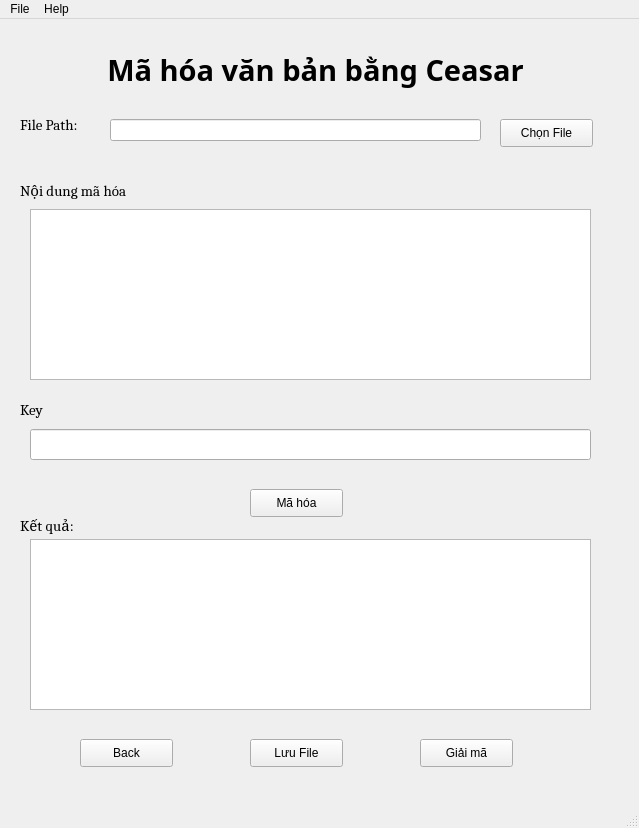
<?xml version="1.0" encoding="UTF-8"?>
<ui version="4.0">
 <class>MainWindow</class>
 <widget class="QMainWindow" name="MainWindow">
  <property name="geometry">
   <rect>
    <x>0</x>
    <y>0</y>
    <width>639</width>
    <height>828</height>
   </rect>
  </property>
  <property name="windowTitle">
   <string>MainWindow</string>
  </property>
  <widget class="QWidget" name="centralwidget">
   <widget class="QLabel" name="label">
    <property name="geometry">
     <rect>
      <x>60</x>
      <y>0</y>
      <width>511</width>
      <height>101</height>
     </rect>
    </property>
    <property name="font">
     <font>
      <family>Sitka Heading Semibold</family>
      <pointsize>22</pointsize>
      <weight>75</weight>
      <bold>true</bold>
     </font>
    </property>
    <property name="text">
     <string>Mã hóa văn bản bằng Ceasar</string>
    </property>
    <property name="alignment">
     <set>Qt::AlignCenter</set>
    </property>
   </widget>
   <widget class="QLabel" name="label_2">
    <property name="geometry">
     <rect>
      <x>20</x>
      <y>90</y>
      <width>81</width>
      <height>31</height>
     </rect>
    </property>
    <property name="font">
     <font>
      <family>Cambria</family>
      <pointsize>11</pointsize>
      <weight>50</weight>
      <bold>false</bold>
     </font>
    </property>
    <property name="text">
     <string>File Path:</string>
    </property>
   </widget>
   <widget class="QLineEdit" name="EdtPath">
    <property name="geometry">
     <rect>
      <x>110</x>
      <y>100</y>
      <width>371</width>
      <height>22</height>
     </rect>
    </property>
   </widget>
   <widget class="QPushButton" name="btnChonFile">
    <property name="geometry">
     <rect>
      <x>500</x>
      <y>100</y>
      <width>93</width>
      <height>28</height>
     </rect>
    </property>
    <property name="font">
     <font>
      <pointsize>9</pointsize>
     </font>
    </property>
    <property name="text">
     <string>Chọn File</string>
    </property>
   </widget>
   <widget class="QLabel" name="label_3">
    <property name="geometry">
     <rect>
      <x>20</x>
      <y>150</y>
      <width>171</width>
      <height>41</height>
     </rect>
    </property>
    <property name="font">
     <font>
      <family>Cambria</family>
      <pointsize>11</pointsize>
      <weight>50</weight>
      <bold>false</bold>
     </font>
    </property>
    <property name="text">
     <string>Nội dung mã hóa</string>
    </property>
   </widget>
   <widget class="QPushButton" name="btnMaHoaCaesar">
    <property name="geometry">
     <rect>
      <x>250</x>
      <y>470</y>
      <width>93</width>
      <height>28</height>
     </rect>
    </property>
    <property name="font">
     <font>
      <pointsize>9</pointsize>
     </font>
    </property>
    <property name="text">
     <string>Mã hóa</string>
    </property>
   </widget>
   <widget class="QLabel" name="label_4">
    <property name="geometry">
     <rect>
      <x>20</x>
      <y>490</y>
      <width>141</width>
      <height>31</height>
     </rect>
    </property>
    <property name="font">
     <font>
      <family>Cambria</family>
      <pointsize>11</pointsize>
      <weight>50</weight>
      <bold>false</bold>
     </font>
    </property>
    <property name="text">
     <string>Kết quả:</string>
    </property>
   </widget>
   <widget class="QPushButton" name="btnSave">
    <property name="geometry">
     <rect>
      <x>250</x>
      <y>720</y>
      <width>93</width>
      <height>28</height>
     </rect>
    </property>
    <property name="font">
     <font>
      <pointsize>9</pointsize>
     </font>
    </property>
    <property name="text">
     <string>Lưu File</string>
    </property>
   </widget>
   <widget class="QPushButton" name="btnBack">
    <property name="geometry">
     <rect>
      <x>80</x>
      <y>720</y>
      <width>93</width>
      <height>28</height>
     </rect>
    </property>
    <property name="font">
     <font>
      <pointsize>9</pointsize>
     </font>
    </property>
    <property name="text">
     <string>Back</string>
    </property>
   </widget>
   <widget class="QPushButton" name="btnGiaiMa">
    <property name="geometry">
     <rect>
      <x>420</x>
      <y>720</y>
      <width>93</width>
      <height>28</height>
     </rect>
    </property>
    <property name="font">
     <font>
      <pointsize>9</pointsize>
     </font>
    </property>
    <property name="text">
     <string>Giải mã</string>
    </property>
   </widget>
   <widget class="QTextEdit" name="result">
    <property name="geometry">
     <rect>
      <x>30</x>
      <y>520</y>
      <width>561</width>
      <height>171</height>
     </rect>
    </property>
   </widget>
   <widget class="QLabel" name="label_5">
    <property name="geometry">
     <rect>
      <x>20</x>
      <y>370</y>
      <width>41</width>
      <height>41</height>
     </rect>
    </property>
    <property name="font">
     <font>
      <family>Cambria</family>
      <pointsize>11</pointsize>
      <weight>50</weight>
      <bold>false</bold>
     </font>
    </property>
    <property name="text">
     <string>Key</string>
    </property>
   </widget>
   <widget class="QLineEdit" name="lineEdit">
    <property name="geometry">
     <rect>
      <x>30</x>
      <y>410</y>
      <width>561</width>
      <height>31</height>
     </rect>
    </property>
   </widget>
   <widget class="QTextEdit" name="input">
    <property name="geometry">
     <rect>
      <x>30</x>
      <y>190</y>
      <width>561</width>
      <height>171</height>
     </rect>
    </property>
   </widget>
  </widget>
  <widget class="QMenuBar" name="menubar">
   <property name="geometry">
    <rect>
     <x>0</x>
     <y>0</y>
     <width>639</width>
     <height>26</height>
    </rect>
   </property>
   <widget class="QMenu" name="menuFile">
    <property name="title">
     <string>File</string>
    </property>
    <addaction name="actionOpen_File"/>
    <addaction name="actionSave_File"/>
    <addaction name="separator"/>
    <addaction name="actionExit"/>
   </widget>
   <widget class="QMenu" name="menuHelp">
    <property name="title">
     <string>Help</string>
    </property>
   </widget>
   <addaction name="menuFile"/>
   <addaction name="menuHelp"/>
  </widget>
  <widget class="QStatusBar" name="statusbar"/>
  <action name="actionOpen_File">
   <property name="text">
    <string>Open File</string>
   </property>
  </action>
  <action name="actionSave_File">
   <property name="text">
    <string>Save</string>
   </property>
  </action>
  <action name="actionExit">
   <property name="text">
    <string>Exit</string>
   </property>
  </action>
 </widget>
 <resources/>
 <connections/>
</ui>
